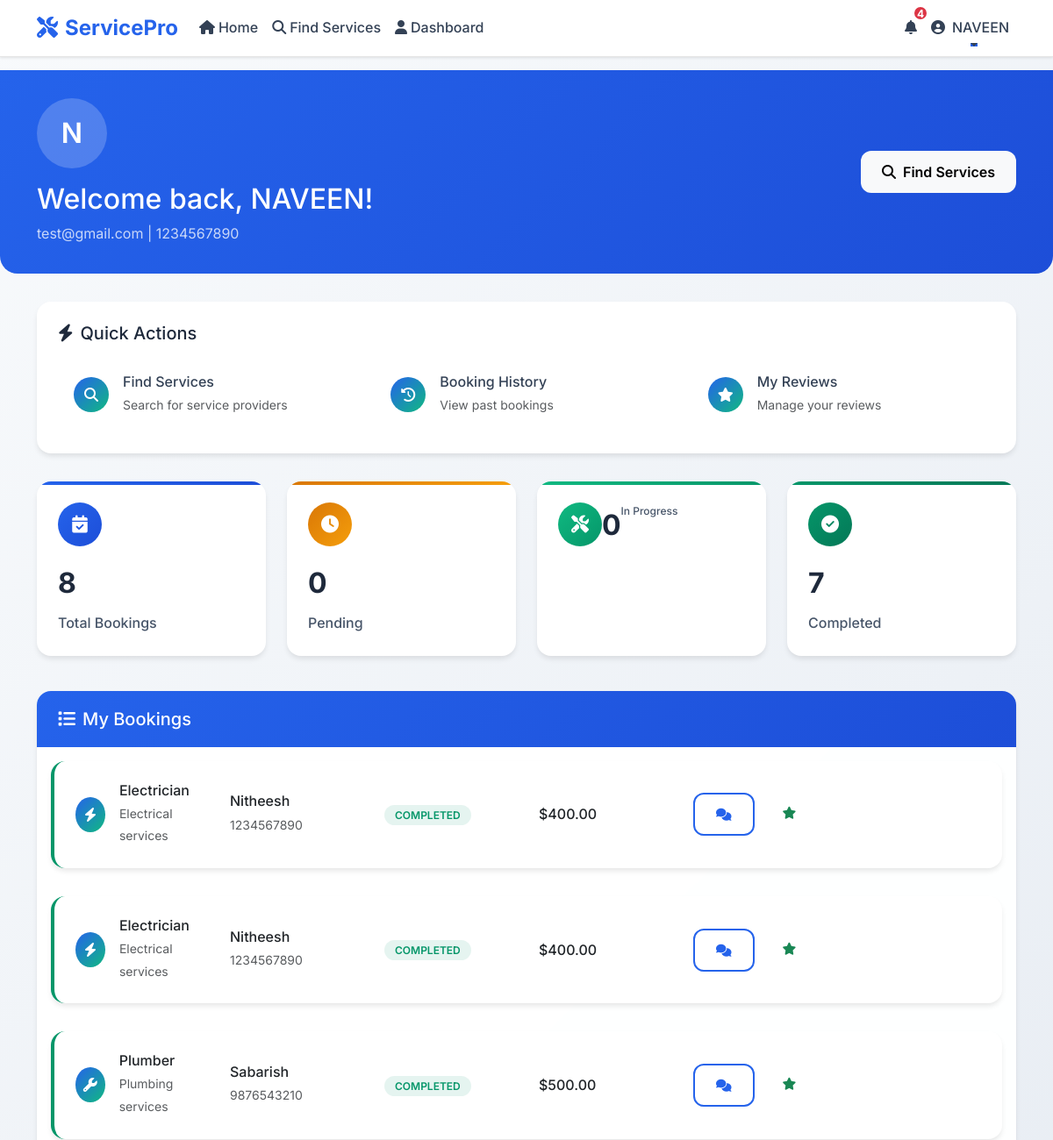
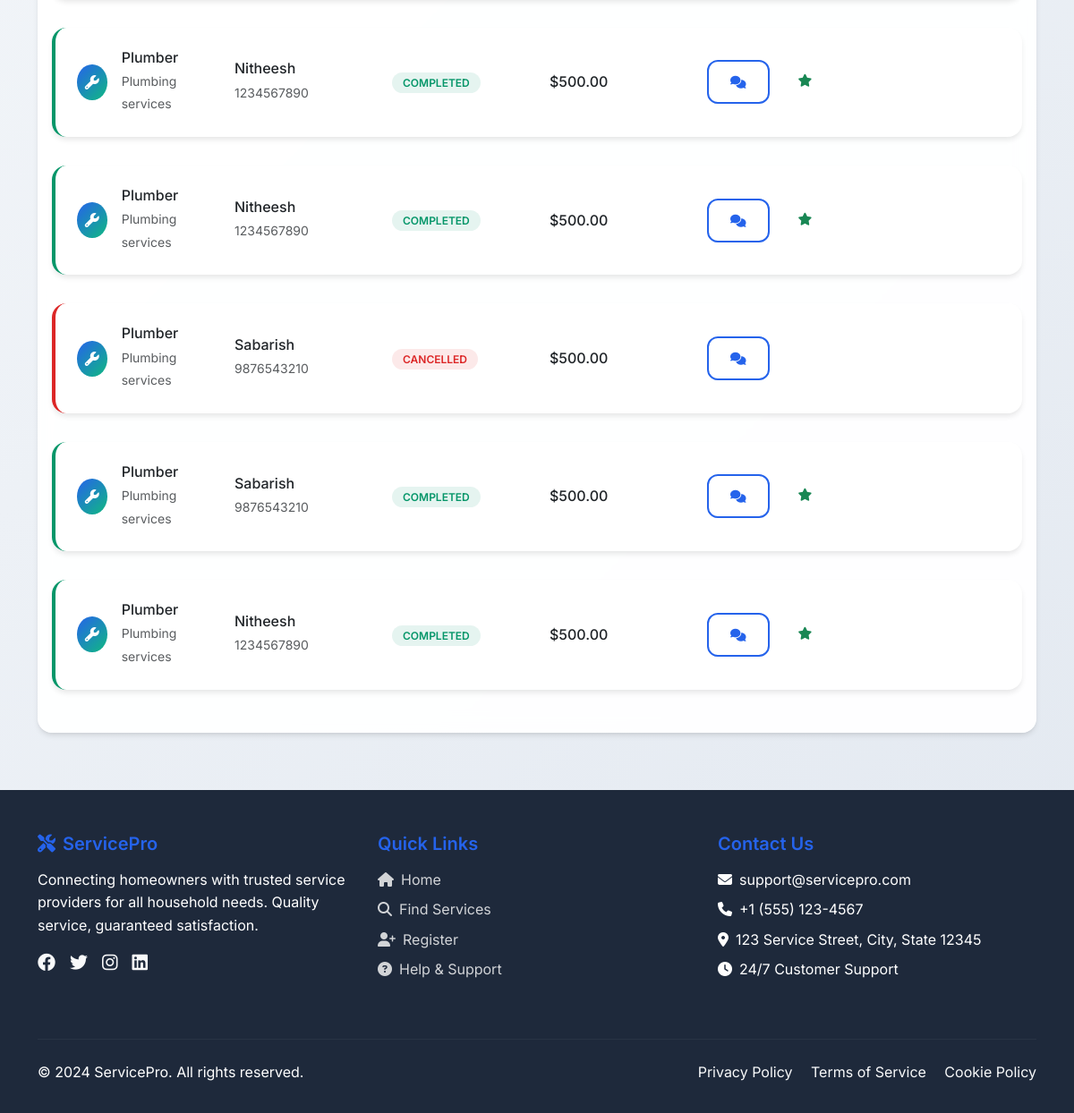
Screenshot of /user/dashboard (signed in) with the database file from the repository (2 pictures, top to bottom).
### app.py (models this page shows)
class User(UserMixin, db.Model):
    id = db.Column(db.Integer, primary_key=True)
    name = db.Column(db.String(100), nullable=False)
    email = db.Column(db.String(120), unique=True, nullable=False)
    password = db.Column(db.String(200), nullable=False)
    role = db.Column(db.String(20), default='user')  # user, provider, admin
    address = db.Column(db.Text)
    pincode = db.Column(db.String(10))
    phone = db.Column(db.String(15))
    created_at = db.Column(db.DateTime, default=datetime.utcnow)
    bookings = db.relationship('Booking', backref='user', lazy=True)
    reviews = db.relationship('Review', backref='user', lazy=True)
    sent_messages = db.relationship('Message', foreign_keys='Message.sender_id', backref='sender', lazy=True)
    received_messages = db.relationship('Message', foreign_keys='Message.receiver_id', backref='receiver', lazy=True)
    provider_profile = db.relationship('ServiceProvider', backref='user', uselist=False)

class Booking(db.Model):
    id = db.Column(db.Integer, primary_key=True)
    user_id = db.Column(db.Integer, db.ForeignKey('user.id'), nullable=False)
    provider_id = db.Column(db.Integer, db.ForeignKey('service_provider.id'), nullable=False)
    service_id = db.Column(db.Integer, db.ForeignKey('service.id'), nullable=False)
    booking_date = db.Column(db.DateTime, nullable=False)
    status = db.Column(db.String(20), default='pending')  # pending, accepted, in_progress, completed, cancelled
    address = db.Column(db.Text, nullable=False)
    total_amount = db.Column(db.Float, default=0.0)
    created_at = db.Column(db.DateTime, default=datetime.utcnow)
    service = db.relationship('Service', backref='bookings')
    reviews = db.relationship('Review', backref='booking', lazy=True)

class Service(db.Model):
    id = db.Column(db.Integer, primary_key=True)
    category = db.Column(db.String(50), nullable=False)
    description = db.Column(db.Text)
    base_price = db.Column(db.Float, default=0.0)
    is_active = db.Column(db.Boolean, default=True)

### app.py (the view)
@app.route('/user/dashboard')
@login_required
def user_dashboard():
    if current_user.role != 'user':
        flash('Access denied!', 'error')
        return redirect(url_for('index'))
    bookings = Booking.query.filter_by(user_id=current_user.id).order_by(Booking.created_at.desc()).all()
    availability_info = {}
    for b in bookings:
        try:
            next_avail_dt = compute_next_available(b.provider.availability)
            availability_info[b.id] = next_avail_dt
        except Exception:
            availability_info[b.id] = None
    notifications = Notification.query.filter_by(user_id=current_user.id).order_by(Notification.created_at.desc()).all()
    return render_template('user_dashboard.html', bookings=bookings, availability_info=availability_info, notifications=notifications)

### templates/user_dashboard.html (shortened to what this page needs)
{% extends "base.html" %}
{% block content %}
<section class="dashboard-header">
    <div class="container">
        <div class="row align-items-center">
            <div class="col-md-8">
                <div class="user-avatar mx-auto mx-md-0">
                    {{ current_user.name[0].upper() }}
                </div>
                <h1 class="h2 mb-2">Welcome back, {{ current_user.name }}!</h1>
                <p class="mb-0 opacity-75">{{ current_user.email }} | {{ current_user.phone or 'No phone number' }}</p>
            </div>
            <div class="col-md-4 text-md-end mt-3 mt-md-0">
                <a href="{{ url_for('search_providers') }}" class="btn btn-light">
                    <i class="fas fa-search me-2"></i>Find Services
                </a>
            </div>
        </div>
    </div>
</section>
<div class="container">
    <div class="quick-actions">
        <h5 class="mb-3"><i class="fas fa-bolt me-2"></i>Quick Actions</h5>
        <div class="row g-3">
            <div class="col-md-4">
                <a href="{{ url_for('search_providers') }}" class="action-btn">
                    <div class="action-icon">
                        <i class="fas fa-search"></i>
                    </div>
                    <div>
                        <h6 class="mb-1">Find Services</h6>
                        <small class="text-muted">Search for service providers</small>
                    </div>
                </a>
            </div>
            <div class="col-md-4">
                <a href="{{ url_for('user_dashboard') }}" class="action-btn">
                    <div class="action-icon">
                        <i class="fas fa-history"></i>
                    </div>
                    <div>
                        <h6 class="mb-1">Booking History</h6>
                        <small class="text-muted">View past bookings</small>
                    </div>
                </a>
            </div>
            <div class="col-md-4">
                <a href="{{ url_for('user_dashboard') }}" class="action-btn">
                    <div class="action-icon">
                        <i class="fas fa-star"></i>
                    </div>
                    <div>
                        <h6 class="mb-1">My Reviews</h6>
                        <small class="text-muted">Manage your reviews</small>
                    </div>
                </a>
            </div>
        </div>
    </div>
    <div class="row mb-4">
        <div class="col-md-3 mb-3">
            <div class="stats-card total">
                <div class="stats-icon">
                    <i class="fas fa-calendar-check"></i>
                </div>
                <div class="stats-number">{{ bookings|length }}</div>
                <div class="stats-label">Total Bookings</div>
            </div>
        </div>
        <div class="col-md-3 mb-3">
            <div class="stats-card pending">
                <div class="stats-icon">
                    <i class="fas fa-clock"></i>
                </div>
                <div class="stats-number">{{ bookings|selectattr('status', 'equalto', 'pending')|list|length }}</div>
                <div class="stats-label">Pending</div>
            </div>
        </div>
        <div class="col-md-3 mb-3">
            <div class="stats-card progress">
                <div class="stats-icon">
                    <i class="fas fa-tools"></i>
                </div>
                <div class="stats-number">{{ bookings|selectattr('status', 'equalto', 'in_progress')|list|length }}</div>
                <div class="stats-label">In Progress</div>
            </div>
        </div>
        <div class="col-md-3 mb-3">
            <div class="stats-card completed">
                <div class="stats-icon">
                    <i class="fas fa-check-circle"></i>
                </div>
                <div class="stats-number">{{ bookings|selectattr('status', 'equalto', 'completed')|list|length }}</div>
                <div class="stats-label">Completed</div>
            </div>
        </div>
    </div>
    <div class="card">
        <div class="card-header">
            <h5 class="mb-0">
                <i class="fas fa-list me-2"></i>My Bookings
            </h5>
        </div>
        <div class="card-body">
            {% if bookings %}
                <div class="row">
                    {% for booking in bookings %}
                    <div class="col-12 mb-3">
                        <div class="booking-card {{ booking.status }}">
                            <div class="row align-items-center">
                                <div class="col-md-2 mb-3 mb-md-0">
                                    <div class="d-flex align-items-center">
                                        <div class="service-icon me-3">
                                            <i class="fas fa-{{ 'wrench' if booking.service.category == 'Plumber' else 'bolt' if booking.service.category == 'Electrician' else 'broom' if booking.service.category == 'Cleaner' else 'hammer' if booking.service.category == 'Carpenter' else 'paint-brush' if booking.service.category == 'Painter' else 'cogs' }}"></i>
                                        </div>
                                        <div>
                                            <h6 class="mb-1">{{ booking.service.category }}</h6>
                                            <small class="text-muted">{{ booking.service.description }}</small>
                                        </div>
                                    </div>
                                </div>
                                <div class="col-md-2 mb-3 mb-md-0">
                                    <div>
                                        <h6 class="mb-1">{{ booking.provider.user.name }}</h6>
                                        <small class="text-muted">{{ booking.provider.user.phone }}</small>
                                    </div>
                                </div>
                                <div class="col-md-2 mb-3 mb-md-0">
                                    <span class="booking-status status-{{ booking.status }}">
                                        {{ booking.status.replace('_', ' ').title() }}
                                    </span>
                                </div>
                                <div class="col-md-2 mb-3 mb-md-0">
                                    <h6 class="mb-0">${{ "%.2f"|format(booking.total_amount) if booking.total_amount else "TBD" }}</h6>
                                </div>
                                <div class="col-md-2">
                                    <div class="d-flex gap-2">
                                        <a href="{{ url_for('chat', user_id=booking.provider.user.id) }}" class="btn btn-sm btn-outline-primary" title="Chat">
                                            <i class="fas fa-comments"></i>
                                        </a>
                                        {% if booking.status == 'completed' %}
                                            <a href="{{ url_for('add_review', booking_id=booking.id) }}" class="btn btn-sm btn-outline-success" title="Review">
                                                <i class="fas fa-star"></i>
                                            </a>
                                        {% endif %}
                                    </div>
                                </div>
                            </div>
                        </div>
                    </div>
                    {% endfor %}
                </div>
            {% endif %}
        </div>
    </div>
</div>
{% endblock %}

### templates/base.html (shortened to what this page needs)
<!DOCTYPE html>
<html lang="en">
<head>
    <link href="https://cdn.jsdelivr.net/npm/bootstrap@5.3.0/dist/css/bootstrap.min.css" rel="stylesheet">
    <link rel="stylesheet" href="https://cdnjs.cloudflare.com/ajax/libs/font-awesome/6.4.0/css/all.min.css">
</head>
<body>
    <nav class="navbar navbar-expand-lg navbar-light fixed-top">
        <div class="container">
            <a class="navbar-brand" href="{{ url_for('index') }}">
                <i class="fas fa-tools me-2"></i>ServicePro
            </a>
            <div class="collapse navbar-collapse" id="navbarNav">
                <ul class="navbar-nav me-auto">
                    <li class="nav-item">
                        <a class="nav-link" href="{{ url_for('index') }}">
                            <i class="fas fa-home me-1"></i>Home
                        </a>
                    </li>
                    <li class="nav-item">
                        <a class="nav-link" href="{{ url_for('search_providers') }}">
                            <i class="fas fa-search me-1"></i>Find Services
                        </a>
                    </li>
                    {% if current_user.is_authenticated %}
                        {% if current_user.role == 'user' %}
                            <li class="nav-item">
                                <a class="nav-link" href="{{ url_for('user_dashboard') }}">
                                    <i class="fas fa-user me-1"></i>Dashboard
                                </a>
                            </li>
                        {% elif current_user.role == 'provider' %}
                            <li class="nav-item">
                                <a class="nav-link" href="{{ url_for('provider_dashboard') }}">
                                    <i class="fas fa-tools me-1"></i>Dashboard
                                </a>
                            </li>
                        {% elif current_user.role == 'admin' %}
                            <li class="nav-item">
                                <a class="nav-link" href="{{ url_for('admin_dashboard') }}">
                                    <i class="fas fa-cog me-1"></i>Admin Panel
                                </a>
                            </li>
                        {% endif %}
                    {% endif %}
                </ul>
                <ul class="navbar-nav">
                    {% if current_user.is_authenticated %}
                        <li class="nav-item dropdown notification-dropdown-container">
                            <a class="nav-link position-relative notification-dropdown-hover" href="#" id="notificationDropdown" role="button">
                                <i class="fas fa-bell"></i>
                                <span class="notification-badge" id="notificationCount" style="display: none;">0</span>
                            </a>
                        </li>
                        <li class="nav-item dropdown">
                            <a class="nav-link dropdown-toggle" href="#" id="navbarDropdown" role="button" data-bs-toggle="dropdown" data-bs-display="static" data-bs-boundary="viewport" aria-expanded="false">
                                <i class="fas fa-user-circle me-2"></i>{{ current_user.name }}
                            </a>
                        </li>
                    {% endif %}
                </ul>
            </div>
        </div>
    </nav>
    <main style="margin-top: 80px;">
        {% block content %}{% endblock %}
    </main>
    <footer class="footer">
        <div class="container">
            <div class="row">
                <div class="col-md-4 mb-4">
                    <h5><i class="fas fa-tools me-2"></i>ServicePro</h5>
                    <p class="mb-3">Connecting homeowners with trusted service providers for all household needs. Quality service, guaranteed satisfaction.</p>
                    <div class="d-flex gap-3">
                        <a href="#" class="text-light"><i class="fab fa-facebook fa-lg"></i></a>
                        <a href="#" class="text-light"><i class="fab fa-twitter fa-lg"></i></a>
                        <a href="#" class="text-light"><i class="fab fa-instagram fa-lg"></i></a>
                        <a href="#" class="text-light"><i class="fab fa-linkedin fa-lg"></i></a>
                    </div>
                </div>
                <div class="col-md-4 mb-4">
                    <h5>Quick Links</h5>
                    <ul class="list-unstyled">
                        <li class="mb-2"><a href="{{ url_for('index') }}"><i class="fas fa-home me-2"></i>Home</a></li>
                        <li class="mb-2"><a href="{{ url_for('search_providers') }}"><i class="fas fa-search me-2"></i>Find Services</a></li>
                        <li class="mb-2"><a href="{{ url_for('register') }}"><i class="fas fa-user-plus me-2"></i>Register</a></li>
                        <li class="mb-2"><a href="#"><i class="fas fa-question-circle me-2"></i>Help & Support</a></li>
                    </ul>
                </div>
                <div class="col-md-4 mb-4">
                    <h5>Contact Us</h5>
                    <p class="mb-2"><i class="fas fa-envelope me-2"></i>support@servicepro.com</p>
                    <p class="mb-2"><i class="fas fa-phone me-2"></i>+1 (555) 123-4567</p>
                    <p class="mb-2"><i class="fas fa-map-marker-alt me-2"></i>123 Service Street, City, State 12345</p>
                    <p class="mb-0"><i class="fas fa-clock me-2"></i>24/7 Customer Support</p>
                </div>
            </div>
            <hr class="my-4" style="border-color: rgba(255,255,255,0.2);">
            <div class="row align-items-center">
                <div class="col-md-6">
                    <p class="mb-0">&copy; 2024 ServicePro. All rights reserved.</p>
                </div>
                <div class="col-md-6 text-md-end">
                    <a href="#" class="text-light me-3">Privacy Policy</a>
                    <a href="#" class="text-light me-3">Terms of Service</a>
                    <a href="#" class="text-light">Cookie Policy</a>
                </div>
    </footer>
</body>
</html>

### rows the page displays
User: name "NAVEEN", name "N", email "test@gmail.com", phone "1234567890"
Booking: service.category "Electrician", service.description "Electrical services", provider.user.name "Nitheesh", provider.user.phone "1234567890", status.replace "COMPLETED", total_amount "400.00"
Booking: service.category "Electrician", service.description "Electrical services", provider.user.name "Nitheesh", provider.user.phone "1234567890", status.replace "COMPLETED", total_amount "400.00"
Booking: service.category "Plumber", service.description "Plumbing services", provider.user.name "Sabarish", provider.user.phone "9876543210", status.replace "COMPLETED", total_amount "500.00"
Booking: service.category "Plumber", service.description "Plumbing services", provider.user.name "Nitheesh", provider.user.phone "1234567890", status.replace "COMPLETED", total_amount "500.00"
Booking: service.category "Plumber", service.description "Plumbing services", provider.user.name "Nitheesh", provider.user.phone "1234567890", status.replace "COMPLETED", total_amount "500.00"
Booking: service.category "Plumber", service.description "Plumbing services", provider.user.name "Sabarish", provider.user.phone "9876543210", status.replace "CANCELLED", total_amount "500.00"
Booking: service.category "Plumber", service.description "Plumbing services", provider.user.name "Sabarish", provider.user.phone "9876543210", status.replace "COMPLETED", total_amount "500.00"
Booking: service.category "Plumber", service.description "Plumbing services", provider.user.name "Nitheesh", provider.user.phone "1234567890", status.replace "COMPLETED", total_amount "500.00"

### other values shown
{{ bookings|length }} "8"
{{ bookings|selectattr('status', 'equalto', 'pending')|list|length }} "0"
{{ bookings|selectattr('status', 'equalto', 'in_progress')|list|length }} "0"
{{ bookings|selectattr('status', 'equalto', 'completed')|list|length }} "7"
